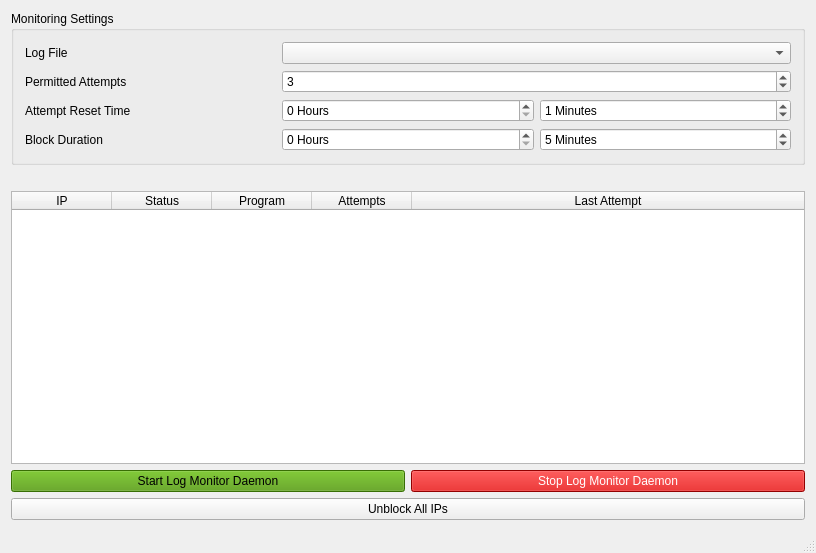
<?xml version="1.0" encoding="UTF-8"?>
<ui version="4.0">
 <class>MainWindow</class>
 <widget class="QMainWindow" name="MainWindow">
  <property name="geometry">
   <rect>
    <x>0</x>
    <y>0</y>
    <width>816</width>
    <height>553</height>
   </rect>
  </property>
  <property name="windowTitle">
   <string>Password Guess Monitor</string>
  </property>
  <widget class="QWidget" name="centralWidget">
   <layout class="QGridLayout" name="gridLayout_2">
    <item row="0" column="0" colspan="2">
     <widget class="QGroupBox" name="groupBox">
      <property name="title">
       <string>Monitoring Settings</string>
      </property>
      <layout class="QGridLayout" name="gridLayout">
       <item row="0" column="0">
        <widget class="QLabel" name="label">
         <property name="text">
          <string>Log File</string>
         </property>
        </widget>
       </item>
       <item row="2" column="0">
        <widget class="QLabel" name="label_4">
         <property name="text">
          <string>Attempt Reset Time</string>
         </property>
        </widget>
       </item>
       <item row="3" column="0">
        <widget class="QLabel" name="label_3">
         <property name="text">
          <string>Block Duration</string>
         </property>
        </widget>
       </item>
       <item row="0" column="1" colspan="2">
        <widget class="QComboBox" name="logFile"/>
       </item>
       <item row="3" column="1">
        <widget class="QSpinBox" name="blockHrs">
         <property name="suffix">
          <string> Hours</string>
         </property>
         <property name="maximum">
          <number>24</number>
         </property>
        </widget>
       </item>
       <item row="1" column="1" colspan="2">
        <widget class="QSpinBox" name="permittedAttempts">
         <property name="value">
          <number>3</number>
         </property>
        </widget>
       </item>
       <item row="3" column="2">
        <widget class="QSpinBox" name="blockMins">
         <property name="suffix">
          <string> Minutes</string>
         </property>
         <property name="minimum">
          <number>0</number>
         </property>
         <property name="maximum">
          <number>60</number>
         </property>
         <property name="value">
          <number>5</number>
         </property>
        </widget>
       </item>
       <item row="1" column="0">
        <widget class="QLabel" name="label_2">
         <property name="text">
          <string>Permitted Attempts</string>
         </property>
        </widget>
       </item>
       <item row="2" column="1">
        <widget class="QSpinBox" name="resetHrs">
         <property name="suffix">
          <string> Hours</string>
         </property>
         <property name="maximum">
          <number>24</number>
         </property>
        </widget>
       </item>
       <item row="2" column="2">
        <widget class="QSpinBox" name="resetMins">
         <property name="suffix">
          <string> Minutes</string>
         </property>
         <property name="minimum">
          <number>0</number>
         </property>
         <property name="maximum">
          <number>60</number>
         </property>
         <property name="value">
          <number>1</number>
         </property>
        </widget>
       </item>
      </layout>
     </widget>
    </item>
    <item row="1" column="0" colspan="2">
     <spacer name="horizontalSpacer">
      <property name="orientation">
       <enum>Qt::Horizontal</enum>
      </property>
      <property name="sizeHint" stdset="0">
       <size>
        <width>795</width>
        <height>20</height>
       </size>
      </property>
     </spacer>
    </item>
    <item row="2" column="0" colspan="2">
     <widget class="QTableWidget" name="infoTable">
      <property name="alternatingRowColors">
       <bool>true</bool>
      </property>
      <property name="sortingEnabled">
       <bool>true</bool>
      </property>
      <attribute name="horizontalHeaderStretchLastSection">
       <bool>true</bool>
      </attribute>
      <column>
       <property name="text">
        <string>IP</string>
       </property>
      </column>
      <column>
       <property name="text">
        <string>Status</string>
       </property>
      </column>
      <column>
       <property name="text">
        <string>Program</string>
       </property>
      </column>
      <column>
       <property name="text">
        <string>Attempts</string>
       </property>
      </column>
      <column>
       <property name="text">
        <string>Last Attempt</string>
       </property>
      </column>
     </widget>
    </item>
    <item row="3" column="0">
     <widget class="QPushButton" name="startBtn">
      <property name="autoFillBackground">
       <bool>false</bool>
      </property>
      <property name="styleSheet">
       <string notr="true">QPushButton { background-color: rgb(78, 154, 6); color: black;}</string>
      </property>
      <property name="text">
       <string>Start Log Monitor Daemon</string>
      </property>
     </widget>
    </item>
    <item row="3" column="1">
     <widget class="QPushButton" name="stopBtn">
      <property name="styleSheet">
       <string notr="true">QPushButton { background-color: rgb(204, 0, 0); color: white;}</string>
      </property>
      <property name="text">
       <string>Stop Log Monitor Daemon</string>
      </property>
     </widget>
    </item>
    <item row="4" column="0" colspan="2">
     <widget class="QPushButton" name="unblockBtn">
      <property name="text">
       <string>Unblock All IPs</string>
      </property>
     </widget>
    </item>
   </layout>
  </widget>
  <widget class="QMenuBar" name="menuBar">
   <property name="geometry">
    <rect>
     <x>0</x>
     <y>0</y>
     <width>816</width>
     <height>22</height>
    </rect>
   </property>
  </widget>
  <widget class="QStatusBar" name="statusBar"/>
 </widget>
 <layoutdefault spacing="6" margin="11"/>
 <tabstops>
  <tabstop>logFile</tabstop>
  <tabstop>permittedAttempts</tabstop>
  <tabstop>resetHrs</tabstop>
  <tabstop>resetMins</tabstop>
  <tabstop>blockHrs</tabstop>
  <tabstop>blockMins</tabstop>
  <tabstop>infoTable</tabstop>
  <tabstop>startBtn</tabstop>
  <tabstop>stopBtn</tabstop>
  <tabstop>unblockBtn</tabstop>
 </tabstops>
 <resources/>
 <connections/>
</ui>
